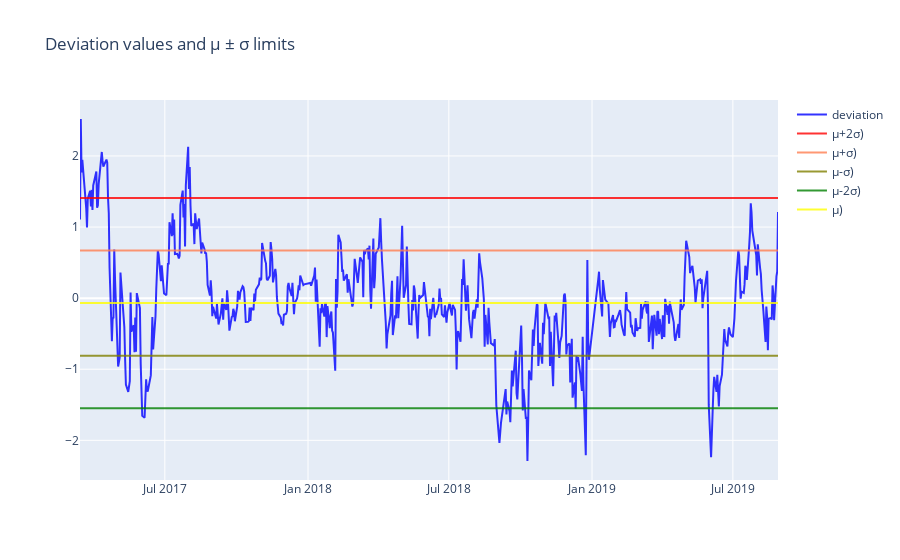

The notebook cell saved with this chart:
### Code cell
fig = go.Figure()
fig.add_trace(go.Scatter(
                x=predict_df.Date,
                y=predict_df.deviation,
                name="deviation",
                line_color='blue',
                opacity=0.8))

fig.add_trace(go.Scatter(
                x=predict_df.Date,
                y=predict_df.mean_error+2*std_deviation,
                name="μ+2σ)",
                line_color='red',
                opacity=0.8))

fig.add_trace(go.Scatter(
                x=predict_df.Date,
                y=predict_df.mean_error+std_deviation,
                name="μ+σ)",
                line_color='coral',
                opacity=0.8))

fig.add_trace(go.Scatter(
                x=predict_df.Date,
                y=predict_df.mean_error-std_deviation,
                name="μ-σ)",
                line_color='olive',
                opacity=0.8))

fig.add_trace(go.Scatter(
                x=predict_df.Date,
                y=predict_df.mean_error-2*std_deviation,
                name="μ-2σ)",
                line_color='green',
                opacity=0.8))

fig.add_trace(go.Scatter(
                x=predict_df.Date,
                y=predict_df.mean_error,
                name="μ)",
                line_color='yellow',
                opacity=0.8))
              

fig.update_layout(title_text="Deviation values and μ ± σ limits ")
fig.show()

### Figure 1 — Plotly figure (JSON) as saved in the notebook; plotly's stock layout.template omitted (floating-point values rounded to 4 significant figures; data arrays with more than 128 entries replaced by an {"elided": "..."} marker saying what was removed)
{"data": [{"line": {"color": "blue"}, "name": "deviation", "opacity": 0.8, "type": "scatter", "x": {"elided": "585 str values"}, "y": {"elided": "585 float values"}}, {"line": {"color": "red"}, "name": "μ+2σ)", "opacity": 0.8, "type": "scatter", "x": {"elided": "585 str values"}, "y": {"elided": "585 float values"}}, {"line": {"color": "coral"}, "name": "μ+σ)", "opacity": 0.8, "type": "scatter", "x": {"elided": "585 str values"}, "y": {"elided": "585 float values"}}, {"line": {"color": "olive"}, "name": "μ-σ)", "opacity": 0.8, "type": "scatter", "x": {"elided": "585 str values"}, "y": {"elided": "585 float values"}}, {"line": {"color": "green"}, "name": "μ-2σ)", "opacity": 0.8, "type": "scatter", "x": {"elided": "585 str values"}, "y": {"elided": "585 float values"}}, {"line": {"color": "yellow"}, "name": "μ)", "opacity": 0.8, "type": "scatter", "x": {"elided": "585 str values"}, "y": {"elided": "585 float values"}}], "layout": {"title": {"text": "Deviation values and μ ± σ limits "}}}
